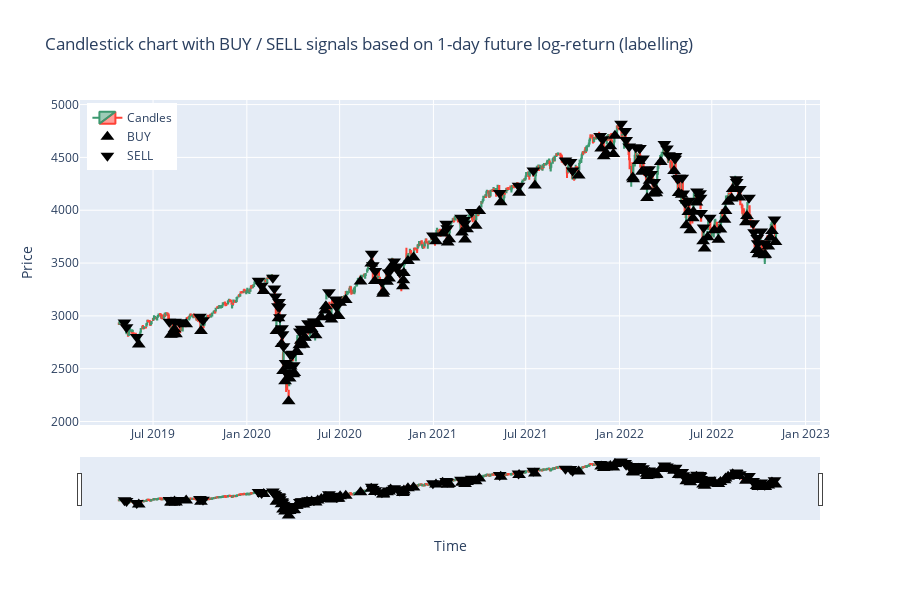

This figure's notebook cell:
### Code cell
df_slice = df_ta.iloc[split_idx_val+SEQ_LEN:].copy()
# Identify signals
buy_signals = df_slice[test_df['Target'] > 1]
sell_signals = df_slice[test_df['Target'] < -1]
# Create candlestick figure
fig = go.Figure(data=[go.Candlestick(
    x=df_slice.index,   # use index for x-axis
    open=df_slice['Open'],
    high=df_slice['High'],
    low=df_slice['Low'],
    close=df_slice['Close'],
    name='Candles'
)])
# BUY signals (triangle-up)
fig.add_trace(go.Scatter(
    x=buy_signals.index,
    y=buy_signals['Low'],  # anchor near candle low
    mode='markers', 
    marker=dict(symbol='triangle-up', size=12, color='black'), 
    name='BUY'
))
# SELL signals (triangle-down)
fig.add_trace(go.Scatter(
    x=sell_signals.index,
    y=sell_signals['High'],  # anchor near candle high
    mode='markers', 
    marker=dict(symbol='triangle-down', size=12, color='black'),
    name='SELL'
))
fig.update_layout(
    title=f"Candlestick chart with BUY / SELL signals based on {HORIZON}-day future log-return (labelling)",
    xaxis_title="Time", 
    yaxis_title="Price", 
    height=600,
    legend=dict(x=0.01, y=0.99)
)
path = "lstm_full_test_true_pytorch.png"
fig.write_image(path)
fig.show()
display(Image(filename=path)) # Display static image (GitHub-compatible)
